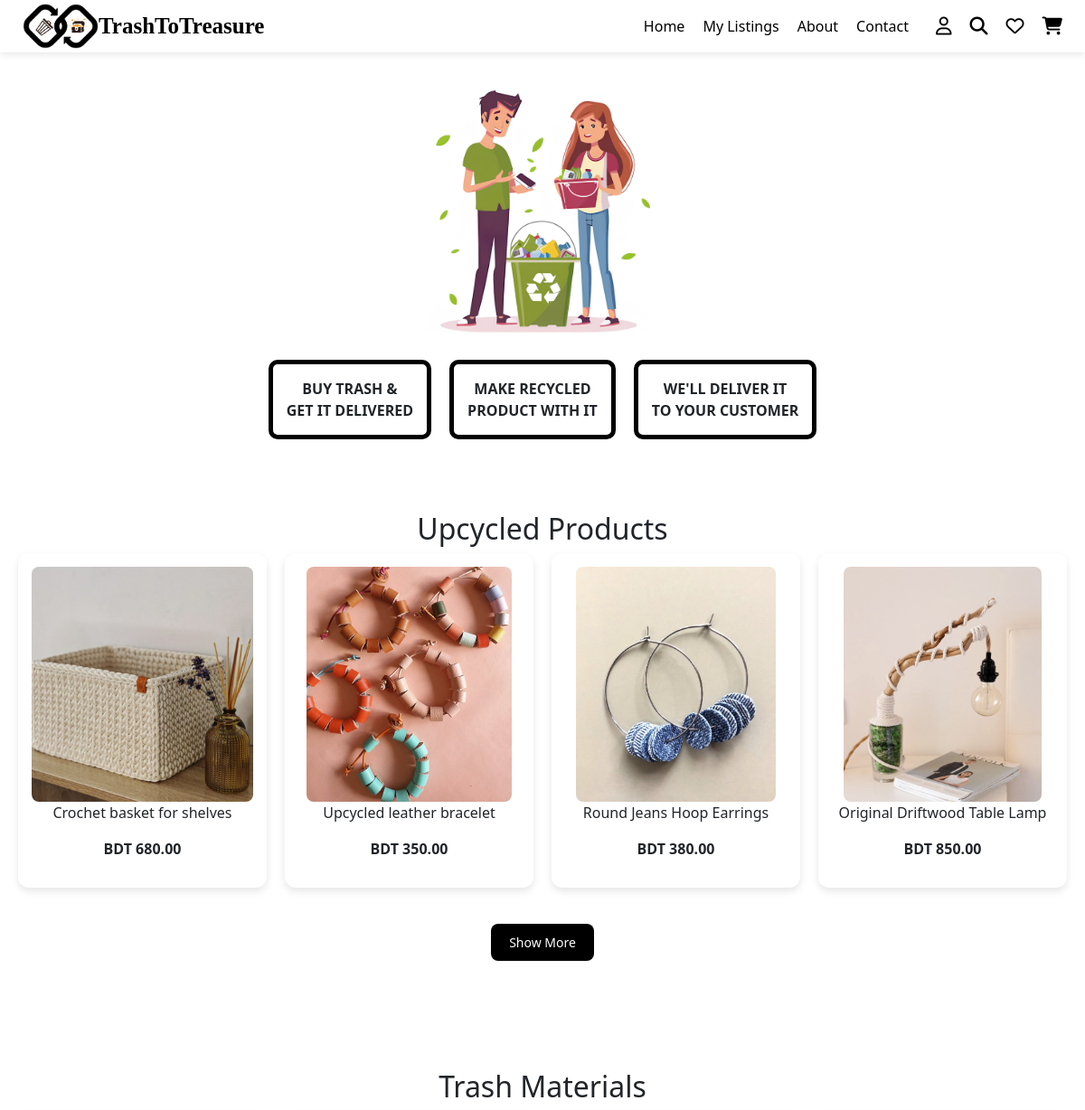
The app's page / (signed in, upper part), older data.
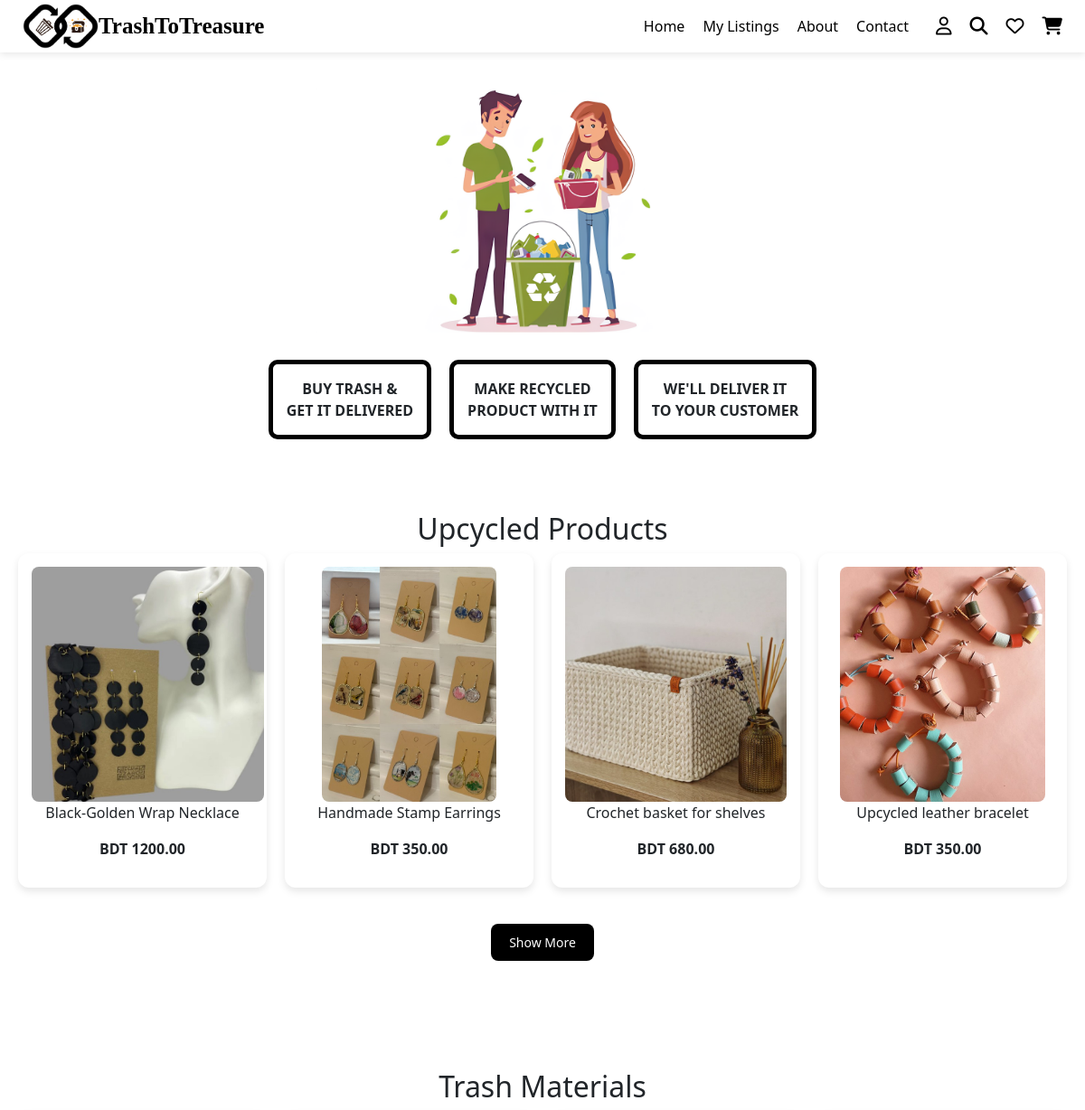
The same page, newer data.
### marketplace/models.py (models this page shows, shortened)
class UpcycledProduct(models.Model):
    product_name = models.CharField(max_length=255, default="")
    category = models.CharField(max_length=100, default="")
    description = models.TextField()
    price = models.DecimalField(max_digits=10, decimal_places=2)
    product_status = models.CharField(max_length=20, choices=PRODUCT_STATUS_CHOICES, default='active')
    artisan = models.ForeignKey(User, on_delete=models.CASCADE, related_name='upcycled_products', null=True, blank=True)
    approval_status = models.BooleanField(default=False)
    stock_availability = models.IntegerField()
    product_images = models.ImageField(upload_to='upcycled_products/', blank=True, null=True)
    location = models.CharField(max_length=255, default="")
    rating = models.DecimalField(max_digits=3, decimal_places=2, default=0.0)
    tags = models.CharField(max_length=255, blank=True, null=True)
    listing_date = models.DateTimeField(auto_now_add=True)
    last_updated = models.DateTimeField(auto_now=True, null=True, blank=True)
    sold_count = models.IntegerField(default=0)
    delivery_status = models.CharField(max_length=20, choices=DELIVERY_STATUS_CHOICES, default='ready')
    slug = models.SlugField(max_length=255, unique=True, blank=True)

### marketplace/views.py (the view)
# urls.py: 2. Add a URL to urlpatterns:  path('', views.home, name='home')
@login_required
def home(request):
    featured_products = UpcycledProduct.objects.order_by('-id')[:4]
    return render(request, 'home.html', {'featured_products': featured_products})

### marketplace/templates/home.html (shortened to what this page needs)
{% include "header.html" %}
{% load static %}
<!DOCTYPE html>
<html lang="en">
<head>
    <link rel="stylesheet" href="/static/css/home.css">
</head>
<body>
    <section class="hero">
        <img src="/static/images/homebg.png" alt="Illustration of recycling" class="hero-image">
        <div class="info-boxes">
            <div class="box">BUY TRASH & <br>GET IT DELIVERED</div>
            <div class="box">MAKE RECYCLED <br>PRODUCT WITH IT</div>
            <div class="box">WE'LL DELIVER IT <br>TO YOUR CUSTOMER</div>
        </div>
    </section>
    <section class="products">
        <h2>Upcycled Products</h2>
        <div class="product-grid">
            {% for product in featured_products %}
                <div class="product-card">
                    <img src="{{ product.product_images.url }}" alt="{{ product.product_name }}">
                    <p>{{ product.product_name }}</p>
                    <p class="price">BDT {{ product.price }}</p>
                </div>
            {% endfor %}
        </div>
        <div style="text-align: center; margin: 40px 0;">
            <a href="{% url 'upcycled_products' %}" class="button-link">
                <button class="show-more">Show More</button>
            </a>
        </div>
    </section>
    <section class="materials">
        <h2>Trash Materials</h2>
    </section>
</body>
</html>
    {% include "footer.html" %}

Row changes from the older to the newer data that the page shows:
no longer on this page (row unchanged): UpcycledProduct: product_images (picture), product_name "Round Jeans Hoop Earrings", price "380.00"
no longer on this page (row unchanged): UpcycledProduct: product_images (picture), product_name "Original Driftwood Table Lamp", price "850.00"
added UpcycledProduct: product_images (picture), product_name "Black-Golden Wrap Necklace", price "1200.00"
added UpcycledProduct: product_images (picture), product_name "Handmade Stamp Earrings", price "350.00"
